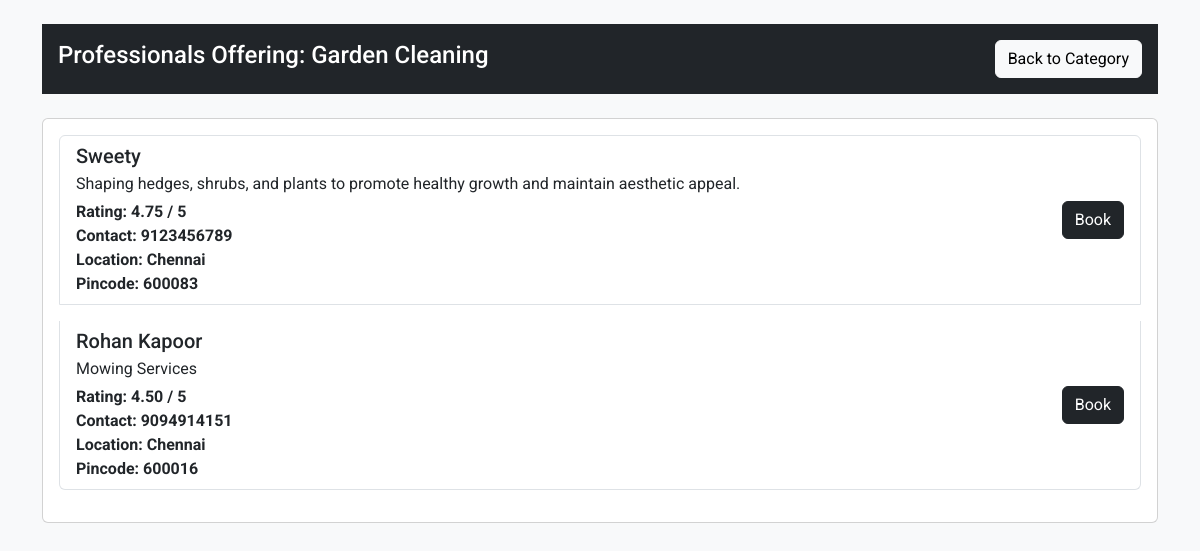
Screenshot of /view_professionals/1/1 with the database file from the repository.
### application/models.py (models this page shows)
class Service(db.Model):
    __tablename__ = 'Services'
    id = db.Column(db.Integer, primary_key=True, autoincrement=True)
    name = db.Column(db.Text, nullable=False, unique=True)
    base_price = db.Column(db.Numeric(10, 2), nullable=False)
    description = db.Column(db.Text, nullable=False)
    time_required = db.Column(db.Integer, nullable=False)
    category = db.Column(db.Text, nullable = False)
    professionals = db.relationship(
        'Professional',
        back_populates='service',
        cascade="all, delete-orphan"
    )
    service_requests = db.relationship(
        'ServiceRequest',
        back_populates='service',
        cascade="all, delete-orphan"
    )

class Professional(db.Model):
    __tablename__ = 'Professionals'
    id = db.Column(db.Integer, primary_key=True, autoincrement=True)
    user_id = db.Column(db.Integer, db.ForeignKey('Users.id', ondelete="CASCADE"), nullable=False)
    service_id = db.Column(db.Integer, db.ForeignKey('Services.id', ondelete="SET NULL"), nullable=False)
    name = db.Column(db.Text, nullable=False)
    phone = db.Column(db.Text, nullable=False)
    experience_years = db.Column(db.Integer, nullable=False)
    description = db.Column(db.Text, nullable=False)
    is_verified = db.Column(db.Text, default=False)
    documents_path = db.Column(db.Text)
    average_rating = db.Column(db.Numeric(3, 2), default=0.0)
    is_blocked = db.Column(db.Boolean, default = False)
    location = db.Column(db.Text, nullable = False)
    pincode = db.Column(db.Integer, nullable = False)
    user = db.relationship('User', back_populates='professional')
    service = db.relationship('Service', back_populates='professionals')
    service_requests = db.relationship(
        'ServiceRequest',
        back_populates='professional',
        cascade="all, delete-orphan"
    )
    reviews = db.relationship(
        'Review',
        back_populates='professional',
        cascade="all, delete-orphan"
    )

### app.py (the view)
@app.route('/view_professionals/<int:customer_id>/<int:service_id>', methods=['GET'])
def view_professionals(customer_id, service_id):
    professionals = Professional.query.filter(Professional.service_id == service_id, Professional.is_blocked == False, Professional.is_verified == "Accepted").all()
    service = Service.query.filter_by(id = service_id).first()
    print(service)
    return render_template(
        'view_professionals.html',
        customer_id=customer_id,
        service_id=service_id,
        professionals=professionals,
        service = service
    )

### templates/view_professionals.html (shortened to what this page needs)
<html lang="en">
<head>
    <link href="https://cdn.jsdelivr.net/npm/bootstrap@5.3.3/dist/css/bootstrap.min.css" rel="stylesheet">
</head>
<body>
    <div class="container mt-4">
        <div class="bg-dark text-white p-3 mb-4 d-flex justify-content-between align-items-center">
            <h4>Professionals Offering: {{ service.name }}</h4>
            <a href="{{ url_for('category_details', customer_id=customer_id, category=service.category) }}" class="btn btn-light">Back to Category</a>
        </div>
        <div class="card mb-4">
            <div class="card-body">
                <ul class="list-group">
                    {% for professional in professionals %}
                    <li class="list-group-item d-flex justify-content-between align-items-center mb-3">
                        <div>
                            <h5 class="mb-1">{{ professional.name }}</h5>
                            <p class="mb-1">{{ professional.description }}</p>
                            <strong>Rating: {{ professional.average_rating }} / 5</strong><br>
                            <strong>Contact: {{ professional.phone }}</strong><br>
                            <strong>Location: {{ professional.location }}</strong><br>
                            <strong>Pincode: {{ professional.pincode }}</strong>
                        </div>
                        <a href="{{ url_for('book_service', professional_id=professional.id, service_id=service_id, customer_id=customer_id) }}" class="btn btn-dark">Book</a>
                    </li>
                    {% endfor %}
                </ul>
            </div>
        </div>
    </div>
</body>
</html>

### templates/view_professionals.html (style rules this page uses)
body { font-family: 'Roboto', sans-serif; background-color: #f8f9fa; }

### rows the page displays
Service: name "Garden Cleaning"
Professional: name "Sweety", description "Shaping hedges, shrubs, and plants to promote healthy growth and maintain aesthetic appeal.", average_rating "4.75", phone "9123456789", location "Chennai", pincode "600083"
Professional: name "Rohan Kapoor", description "Mowing Services", average_rating "4.50", phone "9094914151", location "Chennai", pincode "600016"
